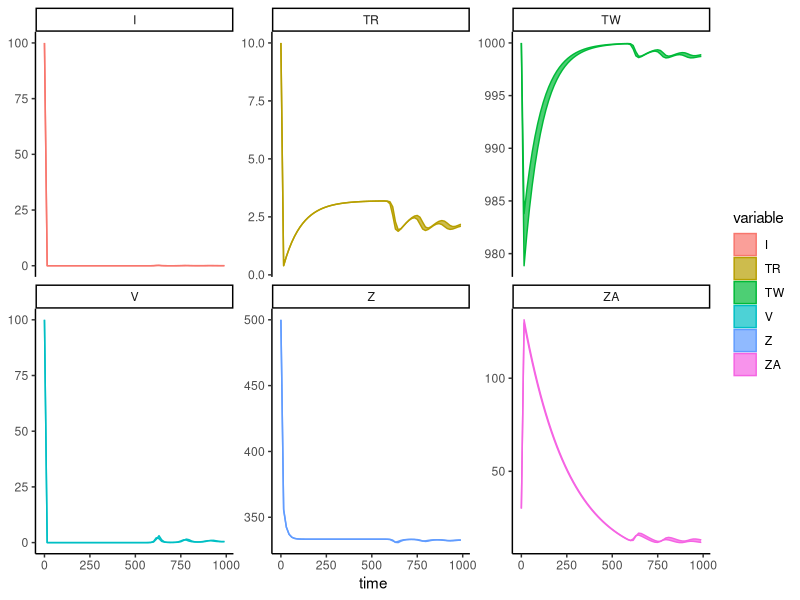
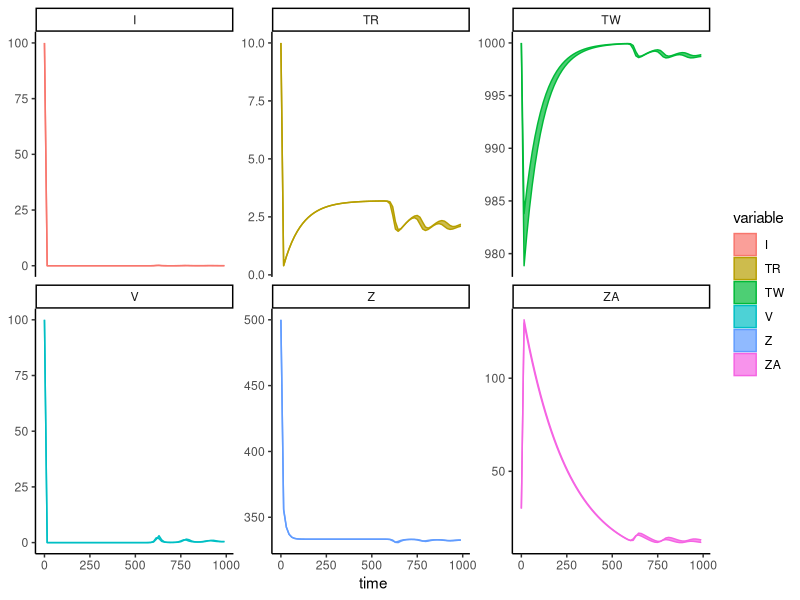

These figures' R source, in order:
library(deSolve)
library(ggplot2)
library(tidyr)
library(dplyr)


###############
#Emtricitabine#
###############


# hiv_func is the function on the right hand side of the
# differential equation. 
rti_func <- function(t, RTI, params) {

    TW = RTI["TW"]
    TR = RTI["TR"]
    I = RTI["I"]
    V = RTI["V"]
    Z = RTI["Z"]
    ZA = RTI["ZA"]

    lambda_T_W = params["lambda_T_W"]
    lambda_T_R = params["lambda_T_R"]
    X_W= params["X_W"]
    X_R = params["X_R"]
    mu_T_W = params["mu_T_W"]
    mu_T_R = params["mu_T_R"]
    #
    N_RTI = params["N_RTI"]
    #
    mu_I = params["mu_I"]
    epsilon_V = params["epsilon_V"]
    mu_V = params["mu_V"]
    alpha = params["alpha"]
    c = params["c"]
    lambda_Z = params["lambda_Z"]
    mu_Z = params["mu_Z"]
    beta = params["beta"]
    mu_Z_A = params["mu_Z_A"]

    # now that we have extracted the parameters, we can evaluate the
    # differential equation's right hand side

    #
    dTW = lambda_T_W - mu_T_W*TW -  N_RTI*X_W*TW*V
    dTR = lambda_T_R - mu_T_R*TR -  N_RTI*X_R*TR*V
    #dTW = lambda_T_W - mu_T_W*TW - (1 - N_RTI)*X_W*TW*V
    #dTR = lambda_T_R - mu_T_R*TR - (1 - N_RTI)*X_R*TR*V
    #
    dI = V*(X_W*TW + X_R*TR) - mu_I*I - alpha*I*ZA
    dV = epsilon_V*mu_I*I - mu_V*V
    dZ = lambda_Z + c*Z*I - mu_Z*Z - beta*Z*I
    dZA = beta*Z*I - mu_Z_A*ZA

    list(c(dTW, dTR, dI, dV, dZ, dZA))
}

C_min <- .064
C_max <- 1.77
EC_50_min <- .0013
EC_50_max <- .64
Hill_Coefficient <- 1

N_RTI_min = (C_min ^ Hill_Coefficient) / ((C_min ^ Hill_Coefficient) + (EC_50_min ^ Hill_Coefficient))
N_RTI_max = (C_max ^ Hill_Coefficient) / ((C_max ^ Hill_Coefficient) + (EC_50_max ^ Hill_Coefficient))


#parameters
parms_min <- c(lambda_T_W = 10,
      	   lambda_T_R = 0.03198,
      	   X_W= 0.000024,
      	   X_R = 0.01,
      	   mu_T_W = 0.01,
      	   mu_T_R = 0.01,
           #
           N_RTI = N_RTI_min,
           #
      	   mu_I = 0.5,
      	   epsilon_V = 100,
      	   mu_V = 3,
      	   alpha = 0.02,
      	   c = 0.000005,
      	   lambda_Z = 20,
      	   mu_Z = 0.06,
      	   beta = 0.004,
      	   mu_Z_A = 0.004)

parms_max <- c(lambda_T_W = 10,
      	   lambda_T_R = 0.03198,
      	   X_W= 0.000024,
      	   X_R = 0.01,
      	   mu_T_W = 0.01,
      	   mu_T_R = 0.01,
           #
           N_RTI = N_RTI_max,
           #
      	   mu_I = 0.5,
      	   epsilon_V = 100,
      	   mu_V = 3,
      	   alpha = 0.02,
      	   c = 0.000005,
      	   lambda_Z = 20,
      	   mu_Z = 0.06,
      	   beta = 0.004,
      	   mu_Z_A = 0.004)
	   

# initial values
Pstart <- c(TW = 1000,
       	    TR = 10,
       	    I = 100,
            V = 100,
	    Z = 500,
	    ZA = 30)

# set the times (full collection of x axis points)
times <- seq(from=0, to=1000, by= 15)


diffeq_result_min <- ode(
    func=rti_func,
    y=Pstart,
    times=times,
    parms=parms_min)

#max
diffeq_result_max <- ode(
    func=rti_func,
    y=Pstart,
    times=times,
    parms=parms_max)


diffeq_result_min <- as.data.frame(diffeq_result_min)
diffeq_result_max <- as.data.frame(diffeq_result_max)

gathered_result_min <- gather(diffeq_result_min, variable, value, -time)
gathered_result_min$type <- "min"

gathered_result_max <- gather(diffeq_result_max, variable, value, -time)
gathered_result_max$type <- "max"

gathered_result <- rbind(gathered_result_min, gathered_result_max)

head(gathered_result)


gathered_result_wider <- gathered_result %>%
    pivot_wider(
        id_cols = c("time", "variable"),
        names_from = type,
        values_from = value     
        )


plot_result <- ggplot(data = gathered_result_wider,#subset(gathered_result, variable == "TR"), #plot declared equation(s) only
                      mapping=aes(x=time, ymin = min, ymax = max, color = variable, fill = variable)) +
                      geom_ribbon(alpha = .7) + theme_classic() +

                      #plot each equation on its own graph
                      facet_wrap(~variable, scales = "free_y")


		

#save to file
fname_base <- "result_rti"
extensions = c("png", "pdf")
for (ext in extensions) {
    fname <- paste(fname_base, ".", ext, sep="")
    ggsave(fname, plot_result, height = 5, width = 9) #height,width of png/ pdf
    print(paste("wrote output to file ", fname))
    }
